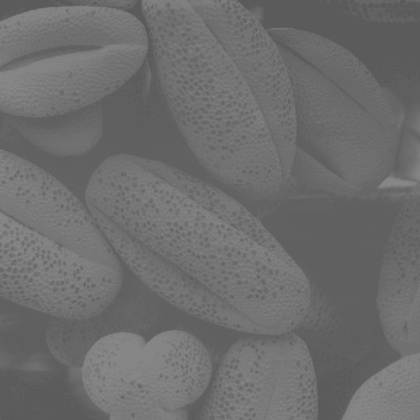
%> input picture Project 1/Part 3/codes/MyBadHist.jpg, 420 x 420 px, shrunk from 500 x 500 before the run
$ octave p3_2.m   (GNU Octave 9; MATLAB toolbox functions it lacks are replaced by stand-ins)
%> lines starting %> are read from the running program, lines starting %| are printed output that depends on the picture
### Project 1/Part 3/codes/Functions.m
function functions = Functions
    functions.readImageFromFile=@readImageFromFile;
    functions.readImageFromMatFile=@readImageFromMatFile;
    functions.convertToGrayScale=@convertToGrayScale;
    functions.contrastStretchImage=@contrastStretchImage;
    functions.histogramEqualizeImage=@histogramEqualizeImage;
    functions.extendedFFT=@extendedFFT;
    functions.extendedIFFT=@extendedIFFT;
    functions.createNoiseImage=@createNoiseImage;
    functions.standtardDeviationOfImage=@standtardDeviationOfImage;
    functions.medianFilter=@medianFilter;
end


%read image from file and return false if failed
function image = readImageFromFile(imageName)
%> called with imageName = 'MyBadHist.jpg'
    if exist(imageName, 'file') == 2
        image = imread(imageName);  %read image
%> image is the input picture: size 420x420 uint8; min 87, max 138, mean 109.1
    else
        fprintf('%s does not exist\n', imageName);
        image = [];
    end
end


%read image from mat and return false if failed
% [17 lines left out: function readImageFromMatFile, not called in this run]


%function to convert image to grayscale if input image is rbg
function grayScaleImage = convertToGrayScale(image)
    if size(image,3)==3
         grayScaleImage = rgb2gray(image); %convert image to grayscale
    else
        grayScaleImage = image;
    end
end


%function to contrast stretch the input gray image between 0-255
%lowerSaturationLimit>=0 higherSaturationLimit<=1
%set lowerSaturationLimit=0 && higherSaturationLimit=1 if saturation not needed
function contrastStretchedImage = contrastStretchImage(grayImage, lowerSaturationLimit, higherSaturationLimit)
%> called with lowerSaturationLimit = 0.01, higherSaturationLimit = 0.99

    grayImage = uint8(255 * mat2gray(grayImage)); %change range to 0-255

    [M,N]=size(grayImage);
    p=zeros(1,256);

    %find probabilities of pixel values of grayscale image
      for i=1:M
          for j=1:N
              p(grayImage(i,j)+1) = p(grayImage(i,j)+1) + 1;
          end
      end
    for z=1:256
        p(z)=p(z)/(M*N);
    end

    %find pixel value for lower saturation limit
    percentile = 0;
    for z=1:256
        if percentile > lowerSaturationLimit
            break
        end
        percentile = percentile + p(z);
    end
    oldMin=z-1;


    %find pixel value for higher saturation limit
    percentile = 0;
    for z=1:256
        if percentile > higherSaturationLimit
            break
        end
        percentile = percentile + p(z);
    end
    oldMax=z-1;


    %oldMin = min(grayImage(:));  %find min pixel value of the image
    %oldMax = max(grayImage(:));  %find max pixel value of the image

    newMin = 0;
    newMax = 255;

    %Iout = (Iin-c)(b-a/d-c) + a
    %where b and a are max and min values to constract stretch to
    %d and c are max and min values in the input image

    contrastStretchedImage = ((grayImage - oldMin) * ( (newMax-newMin) / (oldMax-oldMin) ) ) + newMin; %apply formulae

    %use matlab default contrast stretching with 1% saturation
    %same as custom code written before
    %contrastStretchedImage = imadjust(grayImage,stretchlim(grayImage),[]);

end


%function to histogram equalize the input gray image
% [65 lines left out: function histogramEqualizeImage, not called in this run]


%find fft
% [7 lines left out: function extendedFFT, not called in this run]

%find ifft
% [9 lines left out: function extendedIFFT, not called in this run]


%function to add rows and columns to input image to make its dimensions odd if needed
% [12 lines left out: function makeImageDimensionsOdd, not called in this run]


%function to create normally distributed M*N dimensional noise
function noise = createNoiseImage(M, N, standardDeviation, mean)
      noise = standardDeviation.*randn(M,N) + mean;
end


%function to find standard deviation of image
function standardDeviation = standtardDeviationOfImage(image)
    image = image(:);
    standardDeviation = sqrt(sum((image - mean2(image)).^2)/length(image));
    %standardDeviation = std2(image);
end


%function to apply median filter with 3x3 kernel to input image
% [18 lines left out: function medianFilter, not called in this run]

### Project 1/Part 3/codes/p3_2.m
%usage info:
%to use with octave on linux run "sudo apt-get install octave octave-image" then "octave" then "pkg load image" then "filename" without ".m"

%uncomment following line to plot figures if there is no opengl support when using octave
%example when running script over vnc on chrooted linux on android phones
%comment following line if using matlab

%graphics_toolkit ("gnuplot")


%objective:
%more info in Proj1_Q3.pdf

%add uncorrelated gaussian noise to input image and confirm SNR relation between input image and noise


%code begin:
%assign all functions in Functions.m to Functions
clear Functions; %clear cache
Functions = Functions;

%close all; %close all figures
figure('units','normalized','outerposition',[0 0 1 1])


%read input image as image
imageName = 'MyBadHist.jpg';
image = Functions.readImageFromFile(imageName);
if isempty(image)
    return;
end
image = Functions.convertToGrayScale(image); %convert input image to grayscale if rbg

%constrast stretch input image
lowerSaturationLimit = 0.01;
higherSaturationLimit = 0.99;
image = Functions.contrastStretchImage(image,lowerSaturationLimit,higherSaturationLimit);
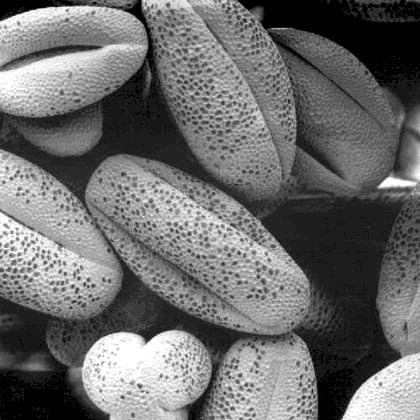
%> image: size 420x420 uint8; min 0, max 255, mean 108.5

image = mat2gray(image); %rescale to 0-1
%> image: size 420x420 double

imageStdDev = Functions.standtardDeviationOfImage(image);
%> imageStdDev = 0.273
imageMean = mean2(image);
%> imageMean = 0.425

subplot(3,2,1), imshow(image), title([imageName, ' Grayscale Image']); %show input image grayscale in subplot
subplot(3,2,2), hist(image(:),256), title({[imageName, ' Histogram'];['(std = ', num2str(imageStdDev), ')'];['Mean = ', num2str(imageMean)]}); %show input image histogram, std dev and mean in subplot

[M,N] = size(image);
%> M = 420; N = 420

%create normally distributed noise1 equal to input image dimensions with standard deviation 0.2 and mean 10
noise1 = Functions.createNoiseImage(M,N,0.2,10);
noise1 = mat2gray(noise1); %rescale to 0-1

noise1StdDev = Functions.standtardDeviationOfImage(noise1);
%> noise1StdDev = 0.115

subplot(3,2,3), imshow(noise1), title('Noise1 Image'); %show noise1 image in subplot
subplot(3,2,4), hist(noise1(:),256), title({'Noise1 Image Histogram';['(std = ', num2str(noise1StdDev), ')']}); %show noise1 image histogram and std dev in subplot


%add noise1 to input image and rescale to 0-1
imageWithNoise1 = mat2gray(image + noise1);
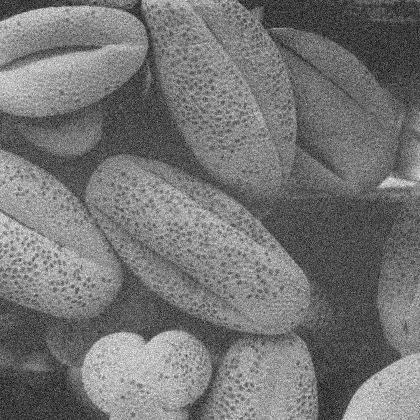
%> imageWithNoise1: size 420x420 double; min 0, max 1, mean 0.459

imageWithNoise1StdDev = Functions.standtardDeviationOfImage(imageWithNoise1);
%> imageWithNoise1StdDev = 0.154

%SNR = avg(image)/std(noise)
SNR = imageMean/noise1StdDev;
%> SNR = 3.69

subplot(3,2,5), imshow(imageWithNoise1), title([imageName, ' with Noise1']); %show input image with noise1 in subplot
subplot(3,2,6), hist(imageWithNoise1(:),256), title({[imageName, ' with Noise1 Histogram'];['(std = ', num2str(imageWithNoise1StdDev), ')'];['Signal-to-noise ratio = ', num2str(SNR)]}); %show input image with noise1 histogram and std dev in subplot
%> after `title({[imageName, ' with Noise1 Histogram'];['(std = ', num2str(image`:
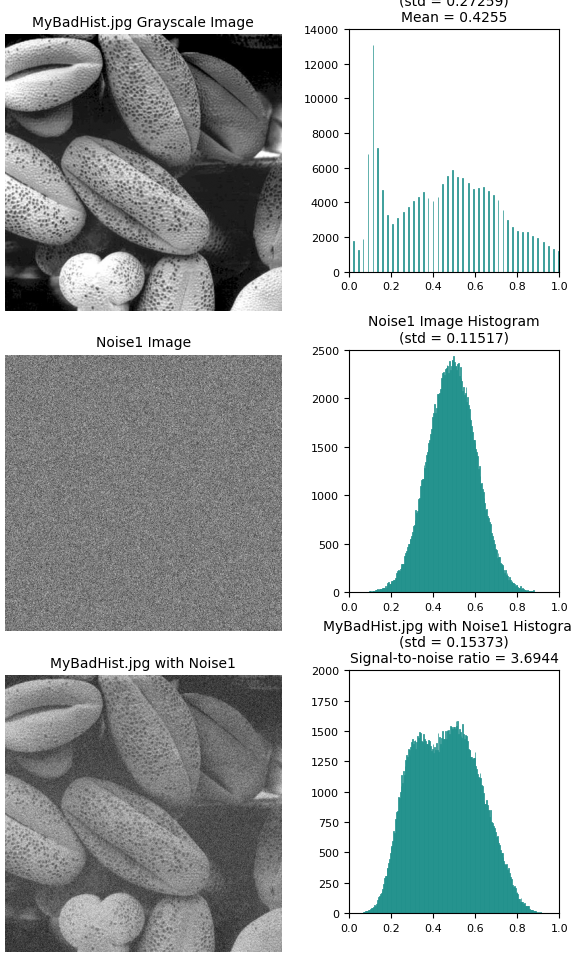
%> figure redrawn from the program's plot data, 6 panels
